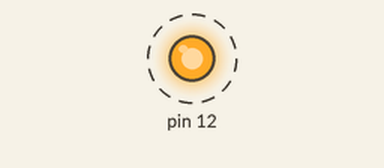
This sketch was run on a simulated Arduino Uno, built with avr-gcc and run on an emulated ATmega328P. On the bench: output pins drawn as LEDs (lit = HIGH). Dashed ring = blinking.

Above: at 0.05 s.
Timing chart, 0 to 3.0 s (numbered marks = the images above):
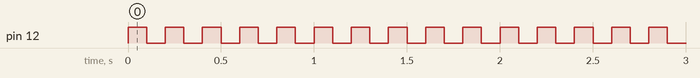

Measured:
- by itself, pin 12: alternates HIGH for 0.10 s and LOW for 0.10 s

The sketch:

uno_vibracion_002.ino
```cpp
bool mustBeep = false;
bool beeping = false;
int oldValue = 1023;

void setup() {
  pinMode(12, OUTPUT);
}

void loop() {
  if (mustBeep) {
    digitalWrite(12, beeping);
    delay(100);
    beeping = !beeping;
  } else {
    int aValue = analogRead(A0);

    if (aValue != oldValue) {
      mustBeep = beeping = true;
    }
  }
}
```
